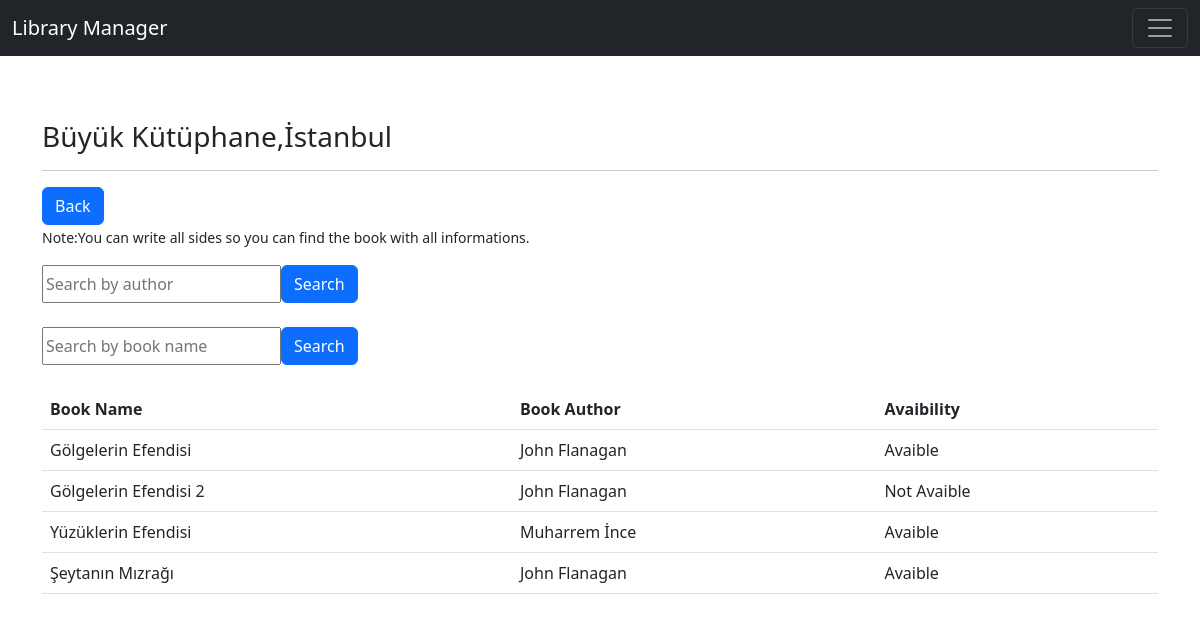
/library/library/1, run on the app's committed database.
### library/models.py (models this page shows, shortened)
class Library(models.Model):
    lib_name = models.CharField(max_length=30,verbose_name="library")
    lib_city = models.CharField(max_length=30,verbose_name="City")
    lib_password = models.CharField(max_length=300,verbose_name="Password")
    lib_logged_in = models.BooleanField(default=False)
    class Meta:
        ordering = ["lib_name","lib_city"]

class Books(models.Model):
    lib_name = models.CharField(max_length=30,verbose_name="Library Name")
    lib_city = models.CharField(null=True,max_length=30,verbose_name="Library City")
    book_name = models.CharField(max_length=30,verbose_name="Book Name")
    book_author = models.CharField(null=True,max_length=30,verbose_name="Book Author")
    avaible = models.BooleanField(default=True,verbose_name="Avaibility")
    buyer_name = models.CharField(blank=True,null=True,max_length=30,verbose_name="Buyer Name")
    buyer_phone = models.CharField(blank=True,null=True,max_length=15,verbose_name="Buyer's Phone")
    buyer_email = models.EmailField(blank=True,null=True)
    buying_date = models.DateTimeField(blank=True,null=True,verbose_name="Buying Date")
    receive_date = models.DateTimeField(blank=True,null=True,verbose_name="Receiving Date")

### library/views.py (the view)
# urls.py: path('library/', include('library.urls')),
def library(request,id):
    library = get_object_or_404(Library,id=id)
    key_book = request.GET.get("key_book")
    key_author = request.GET.get("key_author")
    if key_book:
        books = Books.objects.filter(book_name__contains=key_book,lib_name=library.lib_name)
        return render(request,"library.html",{"library":library,"books":books})
    elif key_author:
        books = Books.objects.filter(book_author__contains=key_author,lib_name=library.lib_name)
        return render(request,"library.html",{"library":library,"books":books})
    elif key_book and key_author:
        books = Books.objects.filter(book_name__contains=key_book,book_author__contains=key_author,lib_name=library.lib_name)
        return render(request,"library.html",{"library":library,"books":books})
    books = Books.objects.filter(lib_name=library.lib_name)
    return render(request,"library.html",{"library":library,"books":books})

### templates/library.html (shortened to what this page needs)
{% extends 'layout.html' %}
{% block body %}
<h3>{{library.lib_name}},{{library.lib_city}}</h3>
<hr>
<a href="{% url 'library:visitor' %}" class="btn btn-primary">Back</a>
<p><small>Note:You can write all sides so you can find the book with all informations.</small></p>
<form class="d-flex">
  <input type="text" name = "key_author" class="input-sm" maxlength="64" placeholder="Search by author">
  <button class="btn btn-primary" type="submit">Search</button>
</form>
<br>
<form class="d-flex">
  <input type="text" name = "key_book" class="input-sm" maxlength="64" placeholder="Search by book name">
  <button class="btn btn-primary" type="submit">Search</button>
</form>
<br>
{% if books %}
<table class="table">
    <thead>
      <tr>
        <th scope="col">Book Name</th>
        <th scope="col">Book Author</th>
        <th scope="col">Avaibility</th>
      </tr>
    </thead>
    <tbody>
      {% for book in books %}
      <tbody>
        <tr>
            <td>{{book.book_name}}</td>
            <td>{{book.book_author}}</td>
            {% if book.avaible %}
            <td>Avaible</td>
            {% else %}
            <td>Not Avaible</td>
            {% endif %}
        </tr>
      </tbody>
      {% endfor %}
{% else %}
<div class="alert alert-danger">
    Book Could Not Found
</div>
{% endif %}
{% endblock body %}

### templates/layout.html (shortened to what this page needs)
<!DOCTYPE html>
{% load static %}
<html lang="en">
<head>
    <link rel="stylesheet" href="{% static "css/bootstrap.min.css" %}">
</head>
<body>
    <div class="container">
        {% include 'includes/navbar.html' %}
        <br><br><br>
        <br><br>
        {% block body %}
        {% endblock body %}
    </div>
</body>
</html>

### templates/includes/navbar.html (shortened to what this page needs)
<nav class="navbar navbar-dark bg-dark fixed-top">
    <div class="container-fluid">
      <a class="navbar-brand" href="{% url 'index' %}">Library Manager</a>
      <button class="navbar-toggler" type="button" data-bs-toggle="offcanvas" data-bs-target="#offcanvasDarkNavbar" aria-controls="offcanvasDarkNavbar">
        <span class="navbar-toggler-icon"></span>
      </button>
    </div>
  </nav>

### data on the page
Library: lib_name "Büyük Kütüphane", lib_city "İstanbul"
Books: book_name "Gölgelerin Efendisi", book_author "John Flanagan", avaible "Avaible"
Books: book_name "Gölgelerin Efendisi 2", book_author "John Flanagan", avaible "Not Avaible"
Books: book_name "Yüzüklerin Efendisi", book_author "Muharrem İnce", avaible "Avaible"
Books: book_name "Şeytanın Mızrağı", book_author "John Flanagan", avaible "Avaible"
